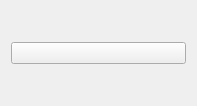
<?xml version="1.0" encoding="UTF-8"?>
<ui version="4.0">
 <class>LoggerWidget</class>
 <widget class="QWidget" name="LoggerWidget">
  <property name="geometry">
   <rect>
    <x>0</x>
    <y>0</y>
    <width>197</width>
    <height>106</height>
   </rect>
  </property>
  <property name="windowTitle">
   <string>Form</string>
  </property>
  <layout class="QGridLayout" name="gridLayout">
   <item row="0" column="0">
    <widget class="QPushButton" name="logger">
     <property name="toolTip">
      <string>&lt;html&gt;&lt;head/&gt;&lt;body&gt;&lt;p&gt;TerraMA2 General Log&lt;/p&gt;&lt;/body&gt;&lt;/html&gt;</string>
     </property>
     <property name="styleSheet">
      <string notr="true"/>
     </property>
     <property name="text">
      <string/>
     </property>
     <property name="icon">
      <iconset theme="monitor"/>
     </property>
    </widget>
   </item>
  </layout>
 </widget>
 <resources/>
 <connections/>
</ui>
